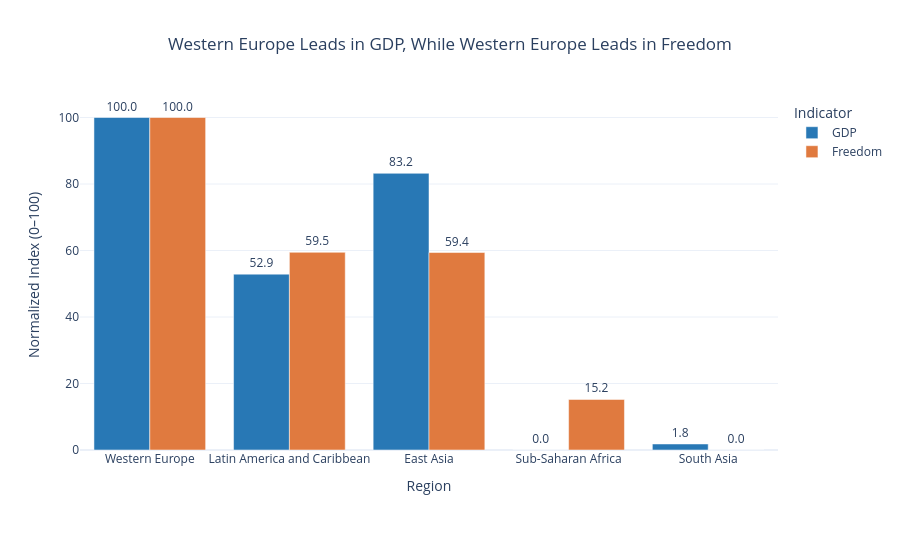

Write notebook code for a chart like this one.
### Markdown cell above
---
## Done? Stretch Goal

If you finish both tasks with time to spare, try this:

**Task 3 (stretch):** Build a **grouped bar chart** comparing 2 sub-factors (e.g. `GDP_per_capita` and `Freedom`) across the 5 most populated regions. Use colour meaningfully and write an insight title.

Regions to include: `'Western Europe'`, `'Latin America'`, `'East Asia'`, `'Sub-Saharan Africa'`, `'South Asia'`

### Code cell
# Task 3: Stretch Goal - Grouped Bar Chart

# Step 1: Select the five required regions

selected_regions = [
    'Western Europe',
    'Latin America and Caribbean',
    'East Asia',
    'Sub-Saharan Africa',
    'South Asia'
]


# Step 2: Calculate regional averages
regional_data = (
    df[df['Region'].isin(selected_regions)]
    .groupby('Region')[['GDP', 'Freedom']]
    .mean()
    .reindex(selected_regions)
    .reset_index()
)

print(regional_data)

# Step 3: Normalize both measures to a 0-100 index
for column in ['GDP', 'Freedom']:
    regional_data[column + '_Index'] = (
        (regional_data[column] - regional_data[column].min()) /
        (regional_data[column].max() - regional_data[column].min())
    ) * 100

# Step 4: Prepare grouped chart data
chart_data = regional_data.melt(
    id_vars='Region',
    value_vars=['GDP_Index', 'Freedom_Index'],
    var_name='Indicator',
    value_name='Index'
)

chart_data['Indicator'] = chart_data['Indicator'].replace({
    'GDP_Index': 'GDP',
    'Freedom_Index': 'Freedom'
})

# Step 5: Find leading regions for the insight title
gdp_leader = regional_data.loc[
    regional_data['GDP'].idxmax(), 'Region'
]

freedom_leader = regional_data.loc[
    regional_data['Freedom'].idxmax(), 'Region'
]

# Step 6: Create grouped bar chart
fig = px.bar(
    chart_data,
    x='Region',
    y='Index',
    color='Indicator',
    barmode='group',
    text_auto='.1f',
    color_discrete_map={
        'GDP': '#2878B5',
        'Freedom': '#E07A3F'
    },
    title=f'{gdp_leader} Leads in GDP, While {freedom_leader} Leads in Freedom'
)

# Step 7: Improve chart design
fig.update_traces(textposition='outside')

fig.update_layout(
    template='plotly_white',
    title_x=0.5,
    xaxis_title='Region',
    yaxis_title='Normalized Index (0–100)',
    yaxis=dict(rangemode='tozero'),
    height=550,
    legend_title='Indicator',
    margin=dict(t=100, b=100)
)

fig.show()

### Figure 1 — Plotly figure (JSON) as saved in the notebook; plotly's stock layout.template omitted (floating-point values rounded to 4 significant figures)
{"data": [{"alignmentgroup": "True", "hovertemplate": "Indicator=GDP<br>Region=%{x}<br>Index=%{y}<extra></extra>", "legendgroup": "GDP", "marker": {"color": "#2878B5", "pattern": {"shape": ""}}, "name": "GDP", "offsetgroup": "GDP", "orientation": "v", "showlegend": true, "textposition": "outside", "texttemplate": "%{y:.1f}", "type": "bar", "x": ["Western Europe", "Latin America and Caribbean", "East Asia", "Sub-Saharan Africa", "South Asia"], "xaxis": "x", "y": [100.0, 52.89, 83.21, 0.0, 1.81], "yaxis": "y"}, {"alignmentgroup": "True", "hovertemplate": "Indicator=Freedom<br>Region=%{x}<br>Index=%{y}<extra></extra>", "legendgroup": "Freedom", "marker": {"color": "#E07A3F", "pattern": {"shape": ""}}, "name": "Freedom", "offsetgroup": "Freedom", "orientation": "v", "showlegend": true, "textposition": "outside", "texttemplate": "%{y:.1f}", "type": "bar", "x": ["Western Europe", "Latin America and Caribbean", "East Asia", "Sub-Saharan Africa", "South Asia"], "xaxis": "x", "y": [100.0, 59.45, 59.39, 15.2, 0.0], "yaxis": "y"}], "layout": {"barmode": "group", "height": 550, "legend": {"title": {"text": "Indicator"}, "tracegroupgap": 0}, "margin": {"b": 100, "t": 100}, "title": {"text": "Western Europe Leads in GDP, While Western Europe Leads in Freedom", "x": 0.5}, "xaxis": {"anchor": "y", "domain": [0, 1], "title": {"text": "Region"}}, "yaxis": {"anchor": "x", "domain": [0, 1], "rangemode": "tozero", "title": {"text": "Normalized Index (0–100)"}}}}
